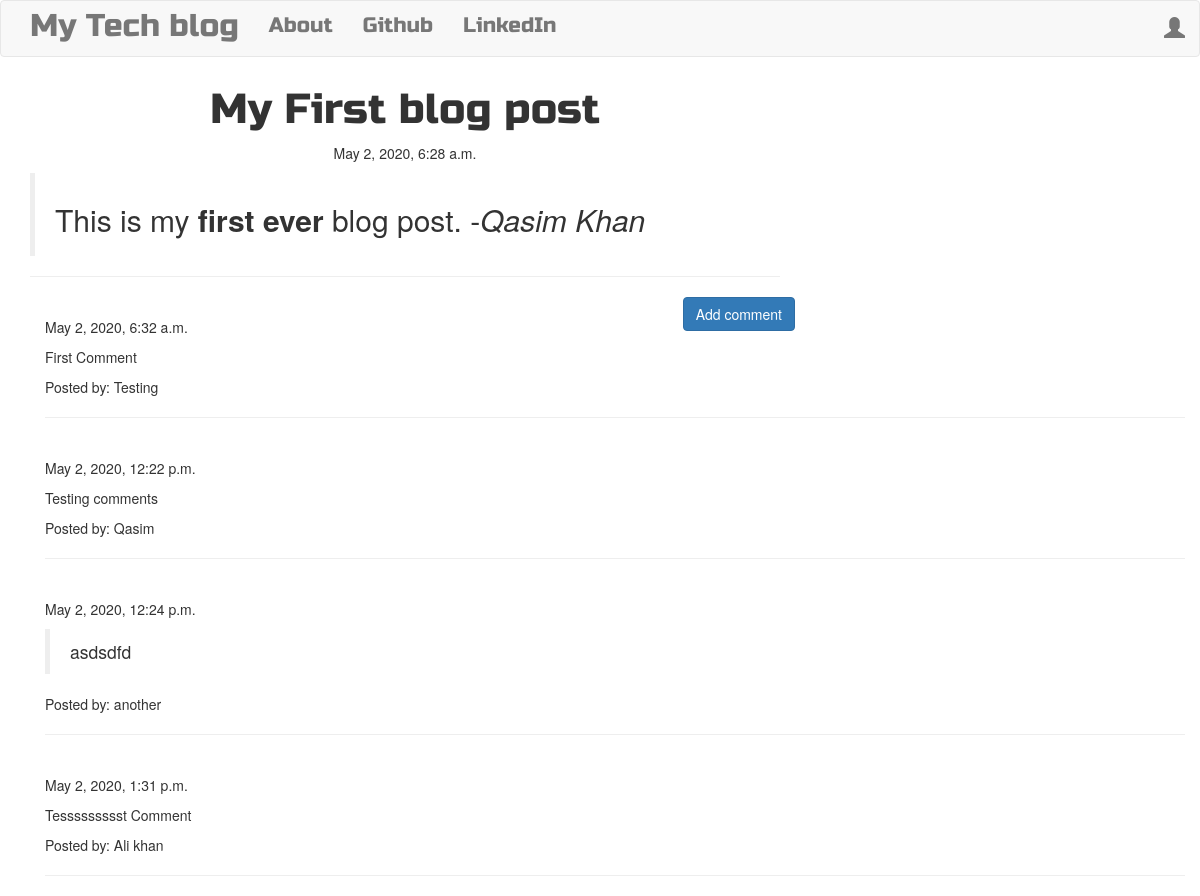
/post/10, run on the app's committed database.
### blog/models.py (models this page shows, shortened)
class Post(models.Model):
    author = models.ForeignKey('auth.User', on_delete=models.CASCADE)
    title = models.CharField(max_length=200)
    text = models.TextField()
    create_date = models.DateTimeField(default=django.utils.timezone.now)
    published_date = models.DateTimeField(blank=True, null=True)

class Comment(models.Model):
    post = models.ForeignKey('blog.Post',related_name='comments', on_delete=models.CASCADE)
    author = models.CharField(max_length=200)
    text = models.TextField()
    create_date = models.DateTimeField(default=django.utils.timezone.now)
    approved_comment = models.BooleanField(default=False)

### blog/views.py (the view)
# urls.py: path('post/<int:pk>',views.PostDetailView.as_view(),name="post_detail"),
class PostDetailView(DetailView):
    model = Post

### blog/templates/blog/post_detail.html (shortened to what this page needs)
{% extends "blog/base.html" %}
{% block content %}
  <h1 class="posttitle loader">{{post.title}}</h1>
  {% if post.published_date %}
    <div class="date postdate">
      {{post.published_date}}
    </div>
  {% else %}
    <a class="btn btn-default" href="{% url 'blog:post_publish' pk=post.pk%}">Publish</a>
  {% endif %}
    <p class="postcontent">{{post.text|safe|linebreaksbr}}</p>
    <hr>
    <a class="btn btn-primary btn-comment" href="{% url 'blog:add_comment_to_post' pk=post.pk%}">Add comment</a>
    <div class="container">
      {% for comment in post.comments.all %}
      <br>
        {% if user.is_authenticated or comment.approved_comment %}
          {{comment.create_date}}
          <p>{{comment.text|safe|linebreaks}}</p>
          <p>Posted by: {{comment.author}}</p>
          <hr>
        {% endif %}
        {% empty %}
        <p>No comments</p>
      {% endfor %}
    </div>
{% endblock %}

### blog/templates/blog/base.html (shortened to what this page needs)
<!DOCTYPE html>
{% load static %}
<html lang="en" dir="ltr">
  <head>
    <link rel="stylesheet" href="https://maxcdn.bootstrapcdn.com/bootstrap/3.3.7/css/bootstrap.min.css">
    <link rel="stylesheet" href="//cdn.jsdelivr.net/npm/medium-editor@latest/dist/css/medium-editor.min.css" type="text/css" media="screen" charset="utf-8">
    <link rel="stylesheet" href="{% static 'css/blog.css' %}">
  </head>
  <body>
    <nav class="navbar navbar-default techfont custom-navbar">
      <div class="container">
        <ul class="nav navbar-nav">
          <li> <a class="navbar-brand bigbrand" href="{% url 'blog:post_list' %}">My Tech blog</a></li>
          <li> <a href="{% url 'blog:about' %}">About</a> </li>
          <li> <a href="https://www.github.com">Github</a> </li>
          <li> <a href="https://www.linkedin.com">LinkedIn</a> </li>
        </ul>
        <ul class="nav navbar-nav navbar-right">
          {% if user.is_authenticated %}
            <li>
              <a href="{% url 'blog:post_new' %}">New Post</a>
            </li>
            <li>
              <a href="{% url 'blog:post_draft_list' %}">Drafts</a>
            </li>
            <li>
              <a href="{% url 'logout' %}">Logout</a>
            </li>
            <li>
              <a>Welcome: {{user.username }}</a>
            </li>
            {% else %}
            <li> <a class='nav navbar-right' href="{% url 'login' %}"> <span class='glyphicon glyphicon-user'></span> </a> </li>
          {% endif %}
        </ul>
      </div>
    </nav>
    <div class="content container">
      <div class="row">
        <div class="col-md-8">
          <div class="blog_posts">
            {% block content %}
            {% endblock %}
          </div>
        </div>
      </div>
    </div>
  </body>
</html>

### blog/static/css/blog.css (style rules this page uses)
.techfont { font-family: 'Russo One',sans-serif; font-size: 1.5em; margin-bottom: 10px; }
.bigbrand { font-size: 1.5em; }
.postdate { text-align: center; }
.posttitle { font-family: 'Russo One',sans-serif; font-size: 3em; text-align: center; }
.postcontent { font-family: 'Montserrat'; font-size: 1.5em; }
.btn-comment { position: absolute; right: 0px; }
.loader { filter:hue-rotate(0deg); color: linear-gradient(45deg,#0f8,#08f); animation:hue 5000ms infinite linear; }

### data on the page
Post: title "My First blog post", published_date "May 2, 2020, 6:28 a.m.", text "This is my first ever blog post. - Qasim Khan"
Comment: create_date "May 2, 2020, 6:32 a.m.", text "First Comment", author "Testing"
Comment: create_date "May 2, 2020, 12:22 p.m.", text "Testing comments", author "Qasim"
Comment: create_date "May 2, 2020, 12:24 p.m.", text "asdsdfd", author "another"
Comment: create_date "May 2, 2020, 1:31 p.m.", text "Tessssssssst Comment", author "Ali khan"
